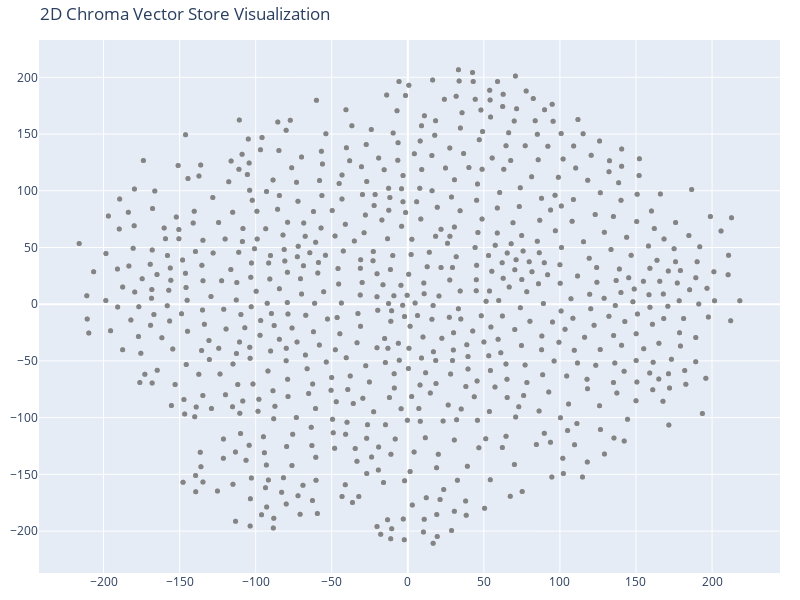

The cell this chart's notebook holds for it:
### Markdown cell above
# To visualize

### Code cell
# We humans find it easier to visalize things in 2D!
# Reduce the dimensionality of the vectors to 2D using t-SNE
# (t-distributed stochastic neighbor embedding)
tsne = TSNE(n_components=2, random_state=42)
reduced_vectors = tsne.fit_transform(vectors)

# Create the 2D scatter plot
fig = go.Figure(data=[go.Scatter(
    x=reduced_vectors[:, 0],
    y=reduced_vectors[:, 1],
    mode='markers',
    marker=dict(size=5, color=colors, opacity=0.8),
    text=[f"Type: {t}<br>Text: {d[:100]}..." for t, d in zip(doc_types, documents)],
    hoverinfo='text'
)])

fig.update_layout(title='2D Chroma Vector Store Visualization',
    scene=dict(xaxis_title='x',yaxis_title='y'),
    width=800,
    height=600,
    margin=dict(r=20, b=10, l=10, t=40)
)

fig.show()

### Figure 1 — Plotly figure (JSON) as saved in the notebook; plotly's stock layout.template omitted (floating-point values rounded to 4 significant figures; data arrays with more than 128 entries replaced by an {"elided": "..."} marker saying what was removed)
{"data": [{"hoverinfo": "text", "marker": {"color": {"elided": "1490 str values"}, "opacity": 0.8, "size": 5}, "mode": "markers", "text": {"elided": "1490 str values"}, "type": "scatter", "x": {"elided": "1490 float values"}, "y": {"elided": "1490 float values"}}], "layout": {"height": 600, "margin": {"b": 10, "l": 10, "r": 20, "t": 40}, "scene": {"xaxis": {"title": {"text": "x"}}, "yaxis": {"title": {"text": "y"}}}, "title": {"text": "2D Chroma Vector Store Visualization"}, "width": 800}}
